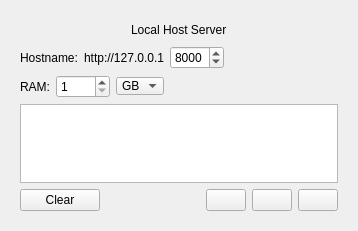
<?xml version="1.0" encoding="UTF-8"?>
<ui version="4.0">
 <class>LocalHostServerWidget</class>
 <widget class="QWidget" name="LocalHostServerWidget">
  <property name="geometry">
   <rect>
    <x>0</x>
    <y>0</y>
    <width>358</width>
    <height>231</height>
   </rect>
  </property>
  <property name="windowTitle">
   <string>Form</string>
  </property>
  <layout class="QVBoxLayout" name="verticalLayout">
   <item>
    <widget class="QWidget" name="widget" native="true">
     <layout class="QVBoxLayout" name="verticalLayout_3">
      <item>
       <layout class="QVBoxLayout" name="verticalLayout_2">
        <item>
         <layout class="QHBoxLayout" name="horizontalLayout">
          <item>
           <spacer name="horizontalSpacer_2">
            <property name="orientation">
             <enum>Qt::Horizontal</enum>
            </property>
            <property name="sizeHint" stdset="0">
             <size>
              <width>40</width>
              <height>20</height>
             </size>
            </property>
           </spacer>
          </item>
          <item>
           <widget class="QLabel" name="label">
            <property name="text">
             <string>Local Host Server</string>
            </property>
           </widget>
          </item>
          <item>
           <spacer name="horizontalSpacer">
            <property name="orientation">
             <enum>Qt::Horizontal</enum>
            </property>
            <property name="sizeHint" stdset="0">
             <size>
              <width>40</width>
              <height>20</height>
             </size>
            </property>
           </spacer>
          </item>
         </layout>
        </item>
        <item>
         <layout class="QHBoxLayout" name="horizontalLayout_2">
          <item>
           <widget class="QLabel" name="hostNameLabel">
            <property name="text">
             <string>Hostname:</string>
            </property>
           </widget>
          </item>
          <item>
           <widget class="QLabel" name="localHostServerLabel">
            <property name="text">
             <string>http://127.0.0.1</string>
            </property>
           </widget>
          </item>
          <item>
           <widget class="QSpinBox" name="localHostServerSpinBox">
            <property name="maximum">
             <number>9999</number>
            </property>
            <property name="singleStep">
             <number>1</number>
            </property>
            <property name="value">
             <number>8000</number>
            </property>
           </widget>
          </item>
          <item>
           <spacer name="horizontalSpacer_3">
            <property name="orientation">
             <enum>Qt::Horizontal</enum>
            </property>
            <property name="sizeHint" stdset="0">
             <size>
              <width>40</width>
              <height>20</height>
             </size>
            </property>
           </spacer>
          </item>
         </layout>
        </item>
        <item>
         <layout class="QHBoxLayout" name="horizontalLayout_3">
          <item>
           <widget class="QLabel" name="RAMLabel">
            <property name="text">
             <string>RAM:</string>
            </property>
           </widget>
          </item>
          <item>
           <widget class="QSpinBox" name="RAMSpinBox">
            <property name="minimum">
             <number>1</number>
            </property>
            <property name="maximum">
             <number>1023</number>
            </property>
           </widget>
          </item>
          <item>
           <widget class="QComboBox" name="RAMTypeComboBox">
            <property name="styleSheet">
             <string notr="true">QComboBox {padding-right: 5px;padding-left: 5px;}</string>
            </property>
            <property name="currentIndex">
             <number>3</number>
            </property>
            <item>
             <property name="text">
              <string>B</string>
             </property>
            </item>
            <item>
             <property name="text">
              <string>KB</string>
             </property>
            </item>
            <item>
             <property name="text">
              <string>MB</string>
             </property>
            </item>
            <item>
             <property name="text">
              <string>GB</string>
             </property>
            </item>
           </widget>
          </item>
          <item>
           <spacer name="horizontalSpacer_4">
            <property name="orientation">
             <enum>Qt::Horizontal</enum>
            </property>
            <property name="sizeHint" stdset="0">
             <size>
              <width>40</width>
              <height>20</height>
             </size>
            </property>
           </spacer>
          </item>
         </layout>
        </item>
        <item>
         <layout class="QVBoxLayout" name="verticalLayout_4">
          <item>
           <widget class="QTextEdit" name="Console">
            <property name="readOnly">
             <bool>true</bool>
            </property>
           </widget>
          </item>
         </layout>
        </item>
        <item>
         <layout class="QHBoxLayout" name="horizontalLayout_4">
          <item>
           <widget class="QPushButton" name="ClearButton">
            <property name="text">
             <string>Clear</string>
            </property>
           </widget>
          </item>
          <item>
           <spacer name="horizontalSpacer_5">
            <property name="orientation">
             <enum>Qt::Horizontal</enum>
            </property>
            <property name="sizeHint" stdset="0">
             <size>
              <width>40</width>
              <height>20</height>
             </size>
            </property>
           </spacer>
          </item>
          <item>
           <widget class="QPushButton" name="StartButton">
            <property name="text">
             <string/>
            </property>
           </widget>
          </item>
          <item>
           <widget class="QPushButton" name="RestartButton">
            <property name="text">
             <string/>
            </property>
           </widget>
          </item>
          <item>
           <widget class="QPushButton" name="StopButton">
            <property name="text">
             <string/>
            </property>
           </widget>
          </item>
         </layout>
        </item>
       </layout>
      </item>
     </layout>
    </widget>
   </item>
  </layout>
 </widget>
 <resources/>
 <connections/>
</ui>
